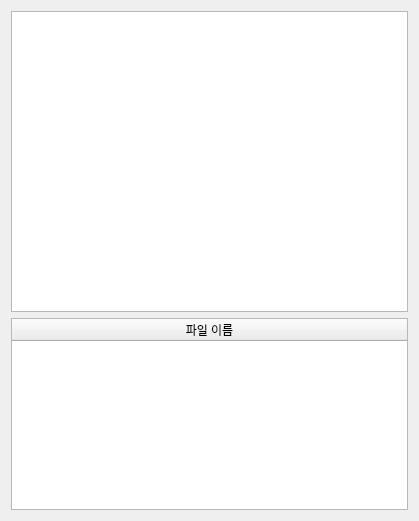
<?xml version="1.0" encoding="UTF-8"?>
<ui version="4.0">
 <class>Dialog</class>
 <widget class="QDialog" name="Dialog">
  <property name="geometry">
   <rect>
    <x>0</x>
    <y>0</y>
    <width>419</width>
    <height>521</height>
   </rect>
  </property>
  <property name="windowTitle">
   <string>Dialog</string>
  </property>
  <layout class="QGridLayout" name="gridLayout_2">
   <item row="0" column="0">
    <layout class="QGridLayout" name="gridLayout">
     <item row="1" column="0">
      <widget class="QTableWidget" name="tableWidget">
       <property name="sizePolicy">
        <sizepolicy hsizetype="Expanding" vsizetype="Preferred">
         <horstretch>0</horstretch>
         <verstretch>0</verstretch>
        </sizepolicy>
       </property>
       <property name="maximumSize">
        <size>
         <width>16777215</width>
         <height>342</height>
        </size>
       </property>
       <attribute name="horizontalHeaderCascadingSectionResizes">
        <bool>false</bool>
       </attribute>
       <attribute name="horizontalHeaderStretchLastSection">
        <bool>true</bool>
       </attribute>
       <attribute name="verticalHeaderHighlightSections">
        <bool>true</bool>
       </attribute>
       <column>
        <property name="text">
         <string>파일 이름</string>
        </property>
       </column>
      </widget>
     </item>
     <item row="0" column="0">
      <widget class="QTextEdit" name="TextEdit">
       <property name="readOnly">
        <bool>true</bool>
       </property>
      </widget>
     </item>
    </layout>
   </item>
  </layout>
 </widget>
 <resources/>
 <connections/>
</ui>
